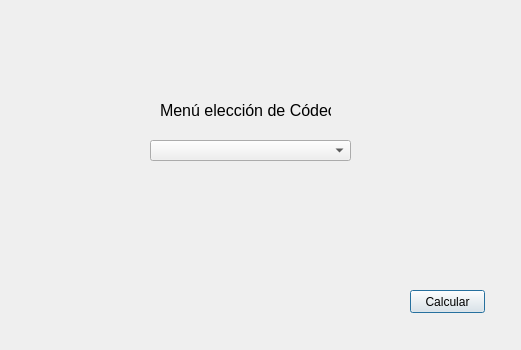
<?xml version="1.0" encoding="UTF-8"?>
<ui version="4.0">
 <class>Dialog</class>
 <widget class="QDialog" name="Dialog">
  <property name="geometry">
   <rect>
    <x>0</x>
    <y>0</y>
    <width>521</width>
    <height>350</height>
   </rect>
  </property>
  <property name="windowTitle">
   <string>Dialog</string>
  </property>
  <widget class="QComboBox" name="comboBox">
   <property name="geometry">
    <rect>
     <x>150</x>
     <y>140</y>
     <width>201</width>
     <height>21</height>
    </rect>
   </property>
  </widget>
  <widget class="QLabel" name="label">
   <property name="geometry">
    <rect>
     <x>160</x>
     <y>100</y>
     <width>171</width>
     <height>21</height>
    </rect>
   </property>
   <property name="font">
    <font>
     <pointsize>12</pointsize>
    </font>
   </property>
   <property name="text">
    <string>Menú elección de Códec</string>
   </property>
  </widget>
  <widget class="QPushButton" name="pushButton">
   <property name="geometry">
    <rect>
     <x>410</x>
     <y>290</y>
     <width>75</width>
     <height>23</height>
    </rect>
   </property>
   <property name="text">
    <string>Calcular</string>
   </property>
  </widget>
 </widget>
 <resources/>
 <connections/>
</ui>
